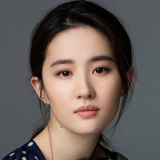
#> input picture notebooks/lyf.jpg, 160 x 160 px
$ jupyter execute id_photo.ipynb
#> lines starting #> are read from the running program, lines starting #| are printed output that depends on the picture
证件照排版。

[cell 1]
import cv2
import numpy as np
import matplotlib.pyplot as plt
from collections import namedtuple

img = cv2.cvtColor(cv2.imread("./lyf.jpg"), cv2.COLOR_BGR2RGB)

[cell 2]
plt.imshow(img)
Size = namedtuple("Size", ["width", "height"])

[cell 3]
# 排版证件照, 从左上角开始打印(去掉边框), 照片会被自动resize。
def id_photo_layout(img, photo_size, paper_size, paper_background, border_size=5):
    paper_image = np.zeros((paper_size.height, paper_size.width, 3), np.uint8)
    # fill color
    paper_image[:, :, 0] = paper_background[0] # blue
    paper_image[:, :, 1] = paper_background[1] # green
    paper_image[:, :, 2] = paper_background[2] # red

    photo_width = img.shape[0]
    photo_height = img.shape[1]
    # resize img
    img = cv2.resize(img, (photo_size.width, photo_size.height), interpolation = cv2.INTER_AREA)

    # top, left
    top, left = border_size, border_size
    while top + photo_height <= paper_size.height:
        left = border_size
        while left + photo_width <= paper_size.width:
            paper_image[top: (top + photo_height), left: (left + photo_width)] = img
            left+=photo_width + 5  # 加5像素的空隙
        top+=photo_height + 5 # 加5像素的空隙
    return paper_image

[cell 4]
photo_size = Size(width=img.shape[0], height=img.shape[1])
#> photo_size = (160, 160)
paper_size = Size(width=1000, height=1000)

paper_image = id_photo_layout(img,photo_size, paper_size, [0, 10, 255])
#> after the loop in id_photo_layout, `while top + photo_height <= paper_size.height:`:
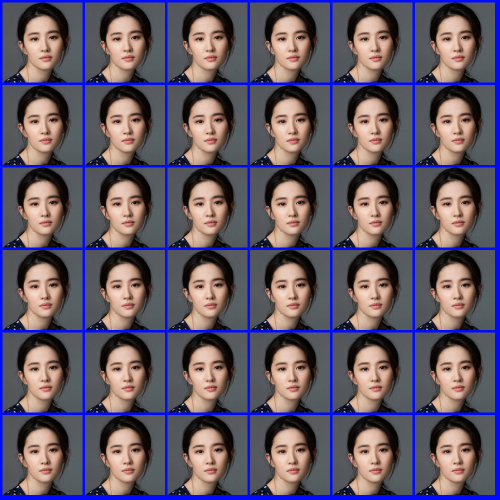
#> paper_image: shape (1000, 1000, 3) (shown at 1/2 size); mean R, G, B 97.5, 88, 102.9
#> after the loop in id_photo_layout, `while top + photo_height <= paper_size.height:`: top = 995
plt.imshow(paper_image)

[cell 5]
size_str='100x200'
Size(width=int(size_str.split('x')[0]), height=int(size_str.split('x')[1]))

[cell 6]
photo_size
#> Out = (160, 160)
